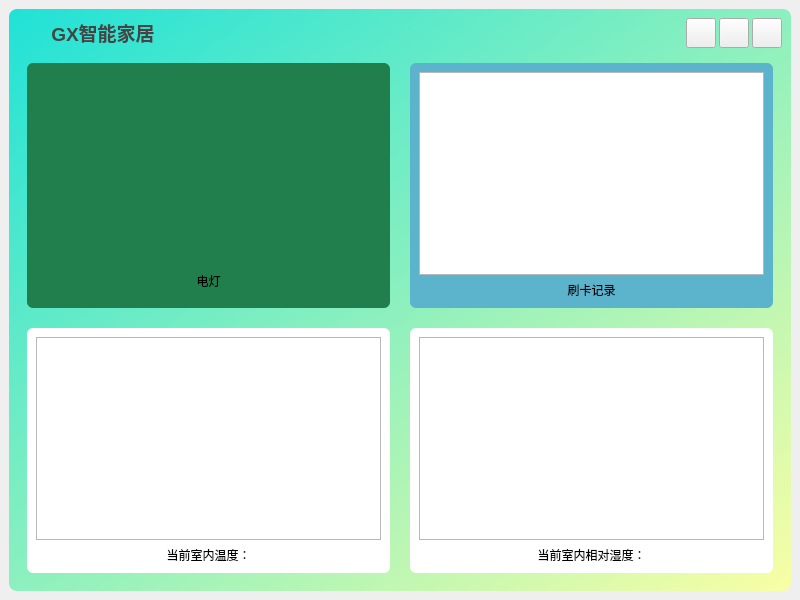
<?xml version="1.0" encoding="UTF-8"?>
<ui version="4.0">
 <class>Widget</class>
 <widget class="QWidget" name="Widget">
  <property name="geometry">
   <rect>
    <x>0</x>
    <y>0</y>
    <width>800</width>
    <height>600</height>
   </rect>
  </property>
  <property name="windowTitle">
   <string>Widget</string>
  </property>
  <property name="styleSheet">
   <string notr="true">/* 设置默认字体 */
* {
    font-family: &quot;Microsoft YaHei&quot;, Arial, sans-serif;
	color: black;
}

QPushButton#btnMaximize {
	border-image: url(:/images/maximize.svg);
}

QPushButton#btnMinimize {
    border-image: url(:/images/minimize.svg);
}

QPushButton#btnClose {
    border-image: url(:/images/close.svg);
}

QPushButton:hover {
	border: 3px solid rgba(255, 255, 255, 0);
}
</string>
  </property>
  <layout class="QHBoxLayout" name="backgroundLayout">
   <property name="leftMargin">
    <number>9</number>
   </property>
   <property name="topMargin">
    <number>9</number>
   </property>
   <property name="rightMargin">
    <number>9</number>
   </property>
   <property name="bottomMargin">
    <number>9</number>
   </property>
   <item>
    <widget class="QWidget" name="widget_main" native="true">
     <property name="styleSheet">
      <string notr="true">#widget_main{
	background-color: qlineargradient(spread:pad, x1:0, y1:0, x2:1, y2:1, stop:0 rgba(32, 226, 215, 255), stop:1 rgba(249, 254, 165, 255));
	border-radius: 8px;
}

</string>
     </property>
     <layout class="QVBoxLayout" name="verticalLayout_2">
      <property name="spacing">
       <number>6</number>
      </property>
      <item>
       <widget class="QWidget" name="widget_title" native="true">
        <property name="sizePolicy">
         <sizepolicy hsizetype="Preferred" vsizetype="Fixed">
          <horstretch>0</horstretch>
          <verstretch>0</verstretch>
         </sizepolicy>
        </property>
        <property name="minimumSize">
         <size>
          <width>0</width>
          <height>30</height>
         </size>
        </property>
        <property name="maximumSize">
         <size>
          <width>16777215</width>
          <height>30</height>
         </size>
        </property>
        <property name="styleSheet">
         <string notr="true"/>
        </property>
        <layout class="QHBoxLayout" name="horizontalLayout">
         <property name="spacing">
          <number>3</number>
         </property>
         <property name="leftMargin">
          <number>0</number>
         </property>
         <property name="topMargin">
          <number>0</number>
         </property>
         <property name="rightMargin">
          <number>0</number>
         </property>
         <property name="bottomMargin">
          <number>0</number>
         </property>
         <item>
          <widget class="QLabel" name="labelLogo">
           <property name="sizePolicy">
            <sizepolicy hsizetype="Preferred" vsizetype="Preferred">
             <horstretch>0</horstretch>
             <verstretch>0</verstretch>
            </sizepolicy>
           </property>
           <property name="minimumSize">
            <size>
             <width>30</width>
             <height>30</height>
            </size>
           </property>
           <property name="maximumSize">
            <size>
             <width>30</width>
             <height>30</height>
            </size>
           </property>
           <property name="styleSheet">
            <string notr="true">image: url(:/images/logo.png);</string>
           </property>
           <property name="text">
            <string/>
           </property>
          </widget>
         </item>
         <item>
          <widget class="QLabel" name="labelTitle">
           <property name="text">
            <string>&lt;html&gt;&lt;head/&gt;&lt;body&gt;&lt;p&gt;&lt;span style=&quot; font-size:14pt; font-weight:700; color:#444444;&quot;&gt;GX智能家居&lt;/span&gt;&lt;/p&gt;&lt;/body&gt;&lt;/html&gt;</string>
           </property>
           <property name="alignment">
            <set>Qt::AlignCenter</set>
           </property>
          </widget>
         </item>
         <item>
          <spacer name="horizontalSpacer">
           <property name="orientation">
            <enum>Qt::Horizontal</enum>
           </property>
           <property name="sizeHint" stdset="0">
            <size>
             <width>40</width>
             <height>20</height>
            </size>
           </property>
          </spacer>
         </item>
         <item>
          <widget class="QPushButton" name="btnMinimize">
           <property name="minimumSize">
            <size>
             <width>30</width>
             <height>30</height>
            </size>
           </property>
           <property name="maximumSize">
            <size>
             <width>30</width>
             <height>30</height>
            </size>
           </property>
           <property name="text">
            <string/>
           </property>
          </widget>
         </item>
         <item>
          <widget class="QPushButton" name="btnMaximize">
           <property name="sizePolicy">
            <sizepolicy hsizetype="Minimum" vsizetype="Fixed">
             <horstretch>0</horstretch>
             <verstretch>0</verstretch>
            </sizepolicy>
           </property>
           <property name="minimumSize">
            <size>
             <width>30</width>
             <height>30</height>
            </size>
           </property>
           <property name="maximumSize">
            <size>
             <width>30</width>
             <height>30</height>
            </size>
           </property>
           <property name="text">
            <string/>
           </property>
          </widget>
         </item>
         <item>
          <widget class="QPushButton" name="btnClose">
           <property name="minimumSize">
            <size>
             <width>30</width>
             <height>30</height>
            </size>
           </property>
           <property name="maximumSize">
            <size>
             <width>30</width>
             <height>30</height>
            </size>
           </property>
           <property name="text">
            <string/>
           </property>
          </widget>
         </item>
        </layout>
       </widget>
      </item>
      <item>
       <widget class="QWidget" name="widget" native="true">
        <layout class="QGridLayout" name="gridLayout" rowstretch="1,1" columnstretch="1,1">
         <property name="spacing">
          <number>20</number>
         </property>
         <item row="0" column="0">
          <widget class="QWidget" name="widget_LED" native="true">
           <property name="styleSheet">
            <string notr="true">.QWidget{
border-radius:6px;
/*薄荷绿*/
background-color: rgb(32, 127, 76);
}

</string>
           </property>
           <layout class="QVBoxLayout" name="verticalLayout_3" stretch="0,1">
            <item>
             <widget class="QWidget" name="widget_2" native="true">
              <layout class="QVBoxLayout" name="verticalLayout_4"/>
             </widget>
            </item>
            <item>
             <widget class="QWidget" name="widget_3" native="true">
              <layout class="QVBoxLayout" name="verticalLayout" stretch="1,0">
               <item>
                <widget class="QPushButton" name="button_LED">
                 <property name="sizePolicy">
                  <sizepolicy hsizetype="Preferred" vsizetype="Preferred">
                   <horstretch>0</horstretch>
                   <verstretch>0</verstretch>
                  </sizepolicy>
                 </property>
                 <property name="styleSheet">
                  <string notr="true">border: none;
image: url(:/images/lights_off.svg);</string>
                 </property>
                 <property name="text">
                  <string/>
                 </property>
                </widget>
               </item>
               <item>
                <widget class="QLabel" name="label">
                 <property name="text">
                  <string>电灯</string>
                 </property>
                 <property name="alignment">
                  <set>Qt::AlignCenter</set>
                 </property>
                </widget>
               </item>
              </layout>
             </widget>
            </item>
           </layout>
          </widget>
         </item>
         <item row="0" column="1">
          <widget class="QWidget" name="widget_RFID" native="true">
           <property name="styleSheet">
            <string notr="true">.QWidget{
border-radius:6px;
/*薄荷绿*/
background-color: #5cb3cc;
}

</string>
           </property>
           <layout class="QVBoxLayout" name="verticalLayout_5">
            <item>
             <widget class="QListWidget" name="widget_RfidList"/>
            </item>
            <item>
             <widget class="QLabel" name="label_2">
              <property name="text">
               <string>刷卡记录</string>
              </property>
              <property name="alignment">
               <set>Qt::AlignCenter</set>
              </property>
             </widget>
            </item>
           </layout>
          </widget>
         </item>
         <item row="1" column="1">
          <widget class="QWidget" name="widget_HUM" native="true">
           <property name="styleSheet">
            <string notr="true">.QWidget{
border-radius:6px;
/*薄荷绿*/
background-color: #fff;
}

</string>
           </property>
           <layout class="QVBoxLayout" name="verticalLayout_7" stretch="1,0">
            <item>
             <widget class="QChartView" name="widget_chartsHum"/>
            </item>
            <item>
             <widget class="QLabel" name="label_hum">
              <property name="text">
               <string>当前室内相对湿度：</string>
              </property>
              <property name="alignment">
               <set>Qt::AlignCenter</set>
              </property>
             </widget>
            </item>
           </layout>
          </widget>
         </item>
         <item row="1" column="0">
          <widget class="QWidget" name="widget_TMP" native="true">
           <property name="styleSheet">
            <string notr="true">.QWidget{
border-radius:6px;
/*薄荷绿*/
background-color: #fff;
}

</string>
           </property>
           <layout class="QVBoxLayout" name="verticalLayout_6" stretch="0,0">
            <property name="spacing">
             <number>6</number>
            </property>
            <property name="leftMargin">
             <number>9</number>
            </property>
            <property name="topMargin">
             <number>9</number>
            </property>
            <property name="rightMargin">
             <number>9</number>
            </property>
            <property name="bottomMargin">
             <number>9</number>
            </property>
            <item>
             <widget class="QChartView" name="widget_chartsTmp">
              <property name="backgroundBrush">
               <brush brushstyle="NoBrush">
                <color alpha="255">
                 <red>0</red>
                 <green>0</green>
                 <blue>0</blue>
                </color>
               </brush>
              </property>
              <property name="foregroundBrush">
               <brush brushstyle="NoBrush">
                <color alpha="255">
                 <red>0</red>
                 <green>0</green>
                 <blue>0</blue>
                </color>
               </brush>
              </property>
              <property name="interactive">
               <bool>true</bool>
              </property>
             </widget>
            </item>
            <item>
             <widget class="QLabel" name="label_tmp">
              <property name="text">
               <string>当前室内温度：</string>
              </property>
              <property name="alignment">
               <set>Qt::AlignCenter</set>
              </property>
             </widget>
            </item>
           </layout>
          </widget>
         </item>
        </layout>
       </widget>
      </item>
     </layout>
    </widget>
   </item>
  </layout>
 </widget>
 <customwidgets>
  <customwidget>
   <class>QChartView</class>
   <extends>QGraphicsView</extends>
   <header>qchartview.h</header>
  </customwidget>
 </customwidgets>
 <resources/>
 <connections/>
</ui>
